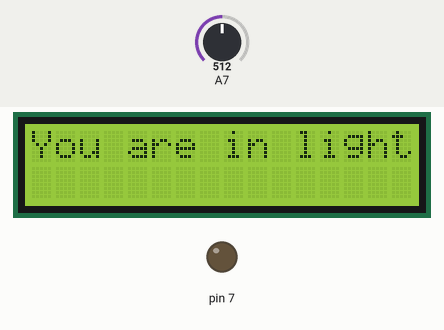
This sketch was run on a simulated Arduino Nano, built with avr-gcc and run on an emulated ATmega328P. Parts: 16×2 character LCD, output pins drawn as LEDs (lit = HIGH). The test bench sets the inputs (shaded band); at power-on: A7 = 512.

Above: at 1.2 s.
1.3 s: A7 set to 206
4.0 s: A7 set to 183
At 6.0 s:
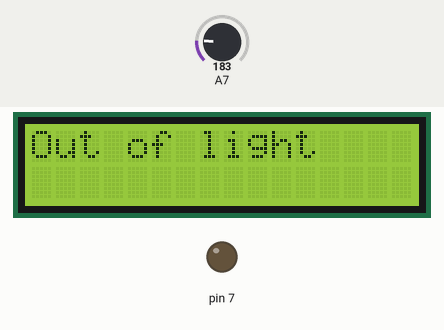
8.6 s: A7 set to 210
At 9.9 s:
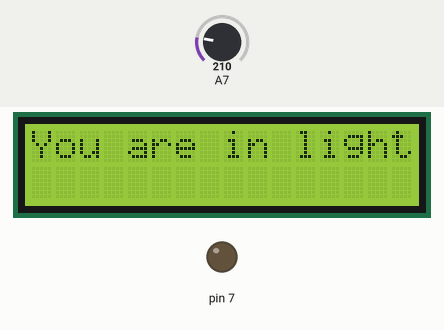
Timing chart, 0 to 16.5 s (numbered marks = the images above; inputs shaded):
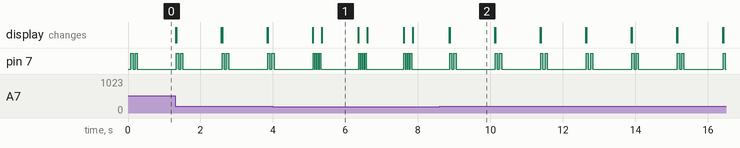

The sketch:

assignment_7.ino
```cpp
#include <LiquidCrystal_I2C.h>

LiquidCrystal_I2C lcd(0x27, 16, 2);

void setup() {
  lcd.init();
  lcd.backlight();
  pinMode(A7,INPUT);
  pinMode(7,OUTPUT);

}
int a;

void loop() {

  a = analogRead(A7);

  if(a < 200)
  {
    lcd.print("Out of light");
  }
  else
    {
    lcd.print("You are in light");
    }

  if(a < 200)
     {
    for(int i = 0; i < 4; i++)
    {
      digitalWrite(7,HIGH);
      delay(30);
      digitalWrite(7,LOW);
      delay(30);
    }
  }
  else
  {
    for(int i = 0; i < 2; i++)
    {
      digitalWrite(7,HIGH);
      delay(60);
      digitalWrite(7,LOW);
      delay(60);
     }
    }
delay(1000);
lcd.clear();
}
```

Measured:
- the behaviour switches between 200 and 199 on A7 (found by bisection; images 0 and 1)
- after the input at 8.6 s, the display: first differs from a run without the input after 0.27 s (image 2)
- by itself, pin 7: repeats every 1.3 s: LOW 0.06 s, HIGH 0.06 s, LOW 1.1 s, HIGH 0.06 s
- what the display in image 1 shows lasts 1.0 s, from 5.3 s to 6.3 s
- what the display in image 2 shows lasts 1.2 s, from 8.9 s to 10.1 s
